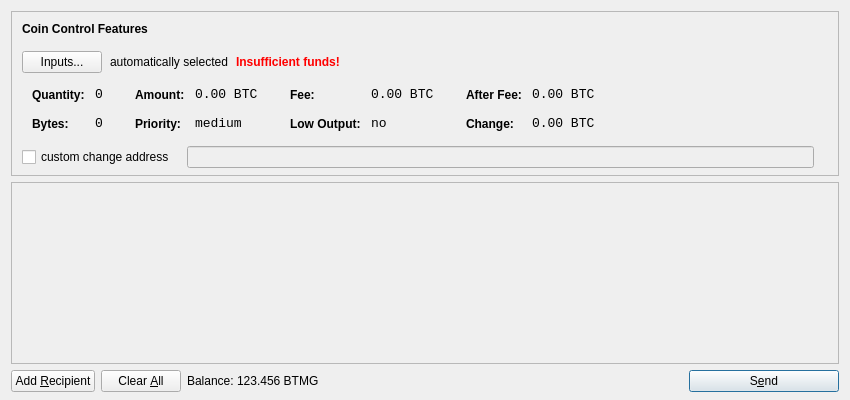
<?xml version="1.0" encoding="UTF-8"?>
<ui version="4.0">
 <class>SendCoinsDialog</class>
 <widget class="QDialog" name="SendCoinsDialog">
  <property name="geometry">
   <rect>
    <x>0</x>
    <y>0</y>
    <width>850</width>
    <height>400</height>
   </rect>
  </property>
  <property name="windowTitle">
   <string>Send Coins</string>
  </property>
  <layout class="QVBoxLayout" name="verticalLayout" stretch="0,1,0">
   <property name="bottomMargin">
    <number>8</number>
   </property>
   <item>
    <widget class="QFrame" name="frameCoinControl">
     <property name="sizePolicy">
      <sizepolicy hsizetype="Expanding" vsizetype="Expanding">
       <horstretch>0</horstretch>
       <verstretch>0</verstretch>
      </sizepolicy>
     </property>
     <property name="maximumSize">
      <size>
       <width>16777215</width>
       <height>16777215</height>
      </size>
     </property>
     <property name="frameShape">
      <enum>QFrame::StyledPanel</enum>
     </property>
     <property name="frameShadow">
      <enum>QFrame::Sunken</enum>
     </property>
     <layout class="QVBoxLayout" name="verticalLayoutCoinControl2">
      <property name="spacing">
       <number>-1</number>
      </property>
      <property name="leftMargin">
       <number>0</number>
      </property>
      <property name="topMargin">
       <number>0</number>
      </property>
      <property name="rightMargin">
       <number>0</number>
      </property>
      <property name="bottomMargin">
       <number>6</number>
      </property>
      <item>
       <layout class="QVBoxLayout" name="verticalLayoutCoinControl" stretch="0,0,0,0,1">
        <property name="spacing">
         <number>0</number>
        </property>
        <property name="leftMargin">
         <number>10</number>
        </property>
        <property name="topMargin">
         <number>10</number>
        </property>
        <item>
         <layout class="QHBoxLayout" name="horizontalLayoutCoinControl1">
          <property name="bottomMargin">
           <number>15</number>
          </property>
          <item>
           <widget class="QLabel" name="labelCoinControlFeatures">
            <property name="sizePolicy">
             <sizepolicy hsizetype="Preferred" vsizetype="Maximum">
              <horstretch>0</horstretch>
              <verstretch>0</verstretch>
             </sizepolicy>
            </property>
            <property name="font">
             <font>
              <weight>75</weight>
              <bold>true</bold>
             </font>
            </property>
            <property name="styleSheet">
             <string notr="true">font-weight:bold;</string>
            </property>
            <property name="text">
             <string>Coin Control Features</string>
            </property>
           </widget>
          </item>
         </layout>
        </item>
        <item>
         <layout class="QHBoxLayout" name="horizontalLayoutCoinControl2" stretch="0,0,0,0">
          <property name="spacing">
           <number>8</number>
          </property>
          <property name="bottomMargin">
           <number>10</number>
          </property>
          <item>
           <widget class="QPushButton" name="pushButtonCoinControl">
            <property name="styleSheet">
             <string notr="true"/>
            </property>
            <property name="text">
             <string>Inputs...</string>
            </property>
           </widget>
          </item>
          <item>
           <widget class="QLabel" name="labelCoinControlAutomaticallySelected">
            <property name="text">
             <string>automatically selected</string>
            </property>
            <property name="margin">
             <number>5</number>
            </property>
           </widget>
          </item>
          <item>
           <widget class="QLabel" name="labelCoinControlInsuffFunds">
            <property name="font">
             <font>
              <weight>75</weight>
              <bold>true</bold>
             </font>
            </property>
            <property name="styleSheet">
             <string notr="true">color:red;font-weight:bold;</string>
            </property>
            <property name="text">
             <string>Insufficient funds!</string>
            </property>
            <property name="margin">
             <number>5</number>
            </property>
           </widget>
          </item>
          <item>
           <spacer name="horizontalSpacerCoinControl">
            <property name="orientation">
             <enum>Qt::Horizontal</enum>
            </property>
            <property name="sizeHint" stdset="0">
             <size>
              <width>40</width>
              <height>1</height>
             </size>
            </property>
           </spacer>
          </item>
         </layout>
        </item>
        <item>
         <widget class="QWidget" name="widgetCoinControl" native="true">
          <property name="sizePolicy">
           <sizepolicy hsizetype="Preferred" vsizetype="Preferred">
            <horstretch>0</horstretch>
            <verstretch>0</verstretch>
           </sizepolicy>
          </property>
          <property name="minimumSize">
           <size>
            <width>0</width>
            <height>0</height>
           </size>
          </property>
          <property name="styleSheet">
           <string notr="true"/>
          </property>
          <layout class="QHBoxLayout" name="horizontalLayoutCoinControl5">
           <property name="margin">
            <number>0</number>
           </property>
           <item>
            <layout class="QHBoxLayout" name="horizontalLayoutCoinControl3" stretch="0,0,0,1">
             <property name="spacing">
              <number>20</number>
             </property>
             <property name="topMargin">
              <number>0</number>
             </property>
             <property name="bottomMargin">
              <number>10</number>
             </property>
             <item>
              <layout class="QFormLayout" name="formLayoutCoinControl1">
               <property name="horizontalSpacing">
                <number>10</number>
               </property>
               <property name="verticalSpacing">
                <number>14</number>
               </property>
               <property name="leftMargin">
                <number>10</number>
               </property>
               <property name="topMargin">
                <number>4</number>
               </property>
               <property name="rightMargin">
                <number>6</number>
               </property>
               <item row="0" column="0">
                <widget class="QLabel" name="labelCoinControlQuantityText">
                 <property name="styleSheet">
                  <string notr="true">font-weight:bold;</string>
                 </property>
                 <property name="text">
                  <string>Quantity:</string>
                 </property>
                 <property name="margin">
                  <number>0</number>
                 </property>
                </widget>
               </item>
               <item row="0" column="1">
                <widget class="QLabel" name="labelCoinControlQuantity">
                 <property name="font">
                  <font>
                   <family>Monospace</family>
                   <pointsize>10</pointsize>
                  </font>
                 </property>
                 <property name="cursor">
                  <cursorShape>IBeamCursor</cursorShape>
                 </property>
                 <property name="contextMenuPolicy">
                  <enum>Qt::ActionsContextMenu</enum>
                 </property>
                 <property name="text">
                  <string notr="true">0</string>
                 </property>
                 <property name="margin">
                  <number>0</number>
                 </property>
                 <property name="textInteractionFlags">
                  <set>Qt::LinksAccessibleByMouse|Qt::TextSelectableByKeyboard|Qt::TextSelectableByMouse</set>
                 </property>
                </widget>
               </item>
               <item row="1" column="0">
                <widget class="QLabel" name="labelCoinControlBytesText">
                 <property name="styleSheet">
                  <string notr="true">font-weight:bold;</string>
                 </property>
                 <property name="text">
                  <string>Bytes:</string>
                 </property>
                </widget>
               </item>
               <item row="1" column="1">
                <widget class="QLabel" name="labelCoinControlBytes">
                 <property name="font">
                  <font>
                   <family>Monospace</family>
                   <pointsize>10</pointsize>
                  </font>
                 </property>
                 <property name="cursor">
                  <cursorShape>IBeamCursor</cursorShape>
                 </property>
                 <property name="contextMenuPolicy">
                  <enum>Qt::ActionsContextMenu</enum>
                 </property>
                 <property name="text">
                  <string notr="true">0</string>
                 </property>
                 <property name="textInteractionFlags">
                  <set>Qt::LinksAccessibleByMouse|Qt::TextSelectableByKeyboard|Qt::TextSelectableByMouse</set>
                 </property>
                </widget>
               </item>
              </layout>
             </item>
             <item>
              <layout class="QFormLayout" name="formLayoutCoinControl2">
               <property name="horizontalSpacing">
                <number>10</number>
               </property>
               <property name="verticalSpacing">
                <number>14</number>
               </property>
               <property name="leftMargin">
                <number>6</number>
               </property>
               <property name="topMargin">
                <number>4</number>
               </property>
               <property name="rightMargin">
                <number>6</number>
               </property>
               <item row="0" column="0">
                <widget class="QLabel" name="labelCoinControlAmountText">
                 <property name="styleSheet">
                  <string notr="true">font-weight:bold;</string>
                 </property>
                 <property name="text">
                  <string>Amount:</string>
                 </property>
                 <property name="margin">
                  <number>0</number>
                 </property>
                </widget>
               </item>
               <item row="0" column="1">
                <widget class="QLabel" name="labelCoinControlAmount">
                 <property name="font">
                  <font>
                   <family>Monospace</family>
                   <pointsize>10</pointsize>
                  </font>
                 </property>
                 <property name="cursor">
                  <cursorShape>IBeamCursor</cursorShape>
                 </property>
                 <property name="contextMenuPolicy">
                  <enum>Qt::ActionsContextMenu</enum>
                 </property>
                 <property name="text">
                  <string notr="true">0.00 BTC</string>
                 </property>
                 <property name="textInteractionFlags">
                  <set>Qt::LinksAccessibleByMouse|Qt::TextSelectableByKeyboard|Qt::TextSelectableByMouse</set>
                 </property>
                </widget>
               </item>
               <item row="1" column="0">
                <widget class="QLabel" name="labelCoinControlPriorityText">
                 <property name="styleSheet">
                  <string notr="true">font-weight:bold;</string>
                 </property>
                 <property name="text">
                  <string>Priority:</string>
                 </property>
                </widget>
               </item>
               <item row="1" column="1">
                <widget class="QLabel" name="labelCoinControlPriority">
                 <property name="font">
                  <font>
                   <family>Monospace</family>
                   <pointsize>10</pointsize>
                  </font>
                 </property>
                 <property name="cursor">
                  <cursorShape>IBeamCursor</cursorShape>
                 </property>
                 <property name="contextMenuPolicy">
                  <enum>Qt::ActionsContextMenu</enum>
                 </property>
                 <property name="text">
                  <string>medium</string>
                 </property>
                 <property name="textInteractionFlags">
                  <set>Qt::LinksAccessibleByMouse|Qt::TextSelectableByKeyboard|Qt::TextSelectableByMouse</set>
                 </property>
                </widget>
               </item>
              </layout>
             </item>
             <item>
              <layout class="QFormLayout" name="formLayoutCoinControl3">
               <property name="horizontalSpacing">
                <number>10</number>
               </property>
               <property name="verticalSpacing">
                <number>14</number>
               </property>
               <property name="leftMargin">
                <number>6</number>
               </property>
               <property name="topMargin">
                <number>4</number>
               </property>
               <property name="rightMargin">
                <number>6</number>
               </property>
               <item row="0" column="0">
                <widget class="QLabel" name="labelCoinControlFeeText">
                 <property name="styleSheet">
                  <string notr="true">font-weight:bold;</string>
                 </property>
                 <property name="text">
                  <string>Fee:</string>
                 </property>
                 <property name="margin">
                  <number>0</number>
                 </property>
                </widget>
               </item>
               <item row="0" column="1">
                <widget class="QLabel" name="labelCoinControlFee">
                 <property name="font">
                  <font>
                   <family>Monospace</family>
                   <pointsize>10</pointsize>
                  </font>
                 </property>
                 <property name="cursor">
                  <cursorShape>IBeamCursor</cursorShape>
                 </property>
                 <property name="contextMenuPolicy">
                  <enum>Qt::ActionsContextMenu</enum>
                 </property>
                 <property name="text">
                  <string notr="true">0.00 BTC</string>
                 </property>
                 <property name="textInteractionFlags">
                  <set>Qt::LinksAccessibleByMouse|Qt::TextSelectableByKeyboard|Qt::TextSelectableByMouse</set>
                 </property>
                </widget>
               </item>
               <item row="1" column="0">
                <widget class="QLabel" name="labelCoinControlLowOutputText">
                 <property name="styleSheet">
                  <string notr="true">font-weight:bold;</string>
                 </property>
                 <property name="text">
                  <string>Low Output:</string>
                 </property>
                </widget>
               </item>
               <item row="1" column="1">
                <widget class="QLabel" name="labelCoinControlLowOutput">
                 <property name="font">
                  <font>
                   <family>Monospace</family>
                   <pointsize>10</pointsize>
                  </font>
                 </property>
                 <property name="cursor">
                  <cursorShape>IBeamCursor</cursorShape>
                 </property>
                 <property name="contextMenuPolicy">
                  <enum>Qt::ActionsContextMenu</enum>
                 </property>
                 <property name="text">
                  <string>no</string>
                 </property>
                 <property name="textInteractionFlags">
                  <set>Qt::LinksAccessibleByMouse|Qt::TextSelectableByKeyboard|Qt::TextSelectableByMouse</set>
                 </property>
                </widget>
               </item>
              </layout>
             </item>
             <item>
              <layout class="QFormLayout" name="formLayoutCoinControl4">
               <property name="horizontalSpacing">
                <number>10</number>
               </property>
               <property name="verticalSpacing">
                <number>14</number>
               </property>
               <property name="leftMargin">
                <number>6</number>
               </property>
               <property name="topMargin">
                <number>4</number>
               </property>
               <property name="rightMargin">
                <number>6</number>
               </property>
               <item row="0" column="0">
                <widget class="QLabel" name="labelCoinControlAfterFeeText">
                 <property name="styleSheet">
                  <string notr="true">font-weight:bold;</string>
                 </property>
                 <property name="text">
                  <string>After Fee:</string>
                 </property>
                 <property name="margin">
                  <number>0</number>
                 </property>
                </widget>
               </item>
               <item row="0" column="1">
                <widget class="QLabel" name="labelCoinControlAfterFee">
                 <property name="font">
                  <font>
                   <family>Monospace</family>
                   <pointsize>10</pointsize>
                  </font>
                 </property>
                 <property name="cursor">
                  <cursorShape>IBeamCursor</cursorShape>
                 </property>
                 <property name="contextMenuPolicy">
                  <enum>Qt::ActionsContextMenu</enum>
                 </property>
                 <property name="text">
                  <string notr="true">0.00 BTC</string>
                 </property>
                 <property name="textInteractionFlags">
                  <set>Qt::LinksAccessibleByMouse|Qt::TextSelectableByKeyboard|Qt::TextSelectableByMouse</set>
                 </property>
                </widget>
               </item>
               <item row="1" column="0">
                <widget class="QLabel" name="labelCoinControlChangeText">
                 <property name="styleSheet">
                  <string notr="true">font-weight:bold;</string>
                 </property>
                 <property name="text">
                  <string>Change:</string>
                 </property>
                </widget>
               </item>
               <item row="1" column="1">
                <widget class="QLabel" name="labelCoinControlChange">
                 <property name="font">
                  <font>
                   <family>Monospace</family>
                   <pointsize>10</pointsize>
                  </font>
                 </property>
                 <property name="cursor">
                  <cursorShape>IBeamCursor</cursorShape>
                 </property>
                 <property name="contextMenuPolicy">
                  <enum>Qt::ActionsContextMenu</enum>
                 </property>
                 <property name="text">
                  <string notr="true">0.00 BTC</string>
                 </property>
                 <property name="textInteractionFlags">
                  <set>Qt::LinksAccessibleByMouse|Qt::TextSelectableByKeyboard|Qt::TextSelectableByMouse</set>
                 </property>
                </widget>
               </item>
              </layout>
             </item>
            </layout>
           </item>
          </layout>
         </widget>
        </item>
        <item>
         <layout class="QHBoxLayout" name="horizontalLayoutCoinControl4" stretch="0,0,0">
          <property name="spacing">
           <number>12</number>
          </property>
          <property name="sizeConstraint">
           <enum>QLayout::SetDefaultConstraint</enum>
          </property>
          <property name="topMargin">
           <number>5</number>
          </property>
          <property name="rightMargin">
           <number>5</number>
          </property>
          <item>
           <widget class="QCheckBox" name="checkBoxCoinControlChange">
            <property name="text">
             <string>custom change address</string>
            </property>
           </widget>
          </item>
          <item>
           <widget class="QLineEdit" name="lineEditCoinControlChange">
            <property name="enabled">
             <bool>false</bool>
            </property>
            <property name="sizePolicy">
             <sizepolicy hsizetype="Expanding" vsizetype="Fixed">
              <horstretch>0</horstretch>
              <verstretch>0</verstretch>
             </sizepolicy>
            </property>
           </widget>
          </item>
          <item>
           <widget class="QLabel" name="labelCoinControlChangeLabel">
            <property name="sizePolicy">
             <sizepolicy hsizetype="Preferred" vsizetype="Expanding">
              <horstretch>0</horstretch>
              <verstretch>0</verstretch>
             </sizepolicy>
            </property>
            <property name="minimumSize">
             <size>
              <width>0</width>
              <height>0</height>
             </size>
            </property>
            <property name="text">
             <string/>
            </property>
            <property name="margin">
             <number>3</number>
            </property>
           </widget>
          </item>
         </layout>
        </item>
        <item>
         <spacer name="verticalSpacerCoinControl">
          <property name="orientation">
           <enum>Qt::Vertical</enum>
          </property>
          <property name="sizeHint" stdset="0">
           <size>
            <width>800</width>
            <height>1</height>
           </size>
          </property>
         </spacer>
        </item>
       </layout>
      </item>
     </layout>
    </widget>
   </item>
   <item>
    <widget class="QScrollArea" name="scrollArea">
     <property name="widgetResizable">
      <bool>true</bool>
     </property>
     <widget class="QWidget" name="scrollAreaWidgetContents">
      <property name="geometry">
       <rect>
        <x>0</x>
        <y>0</y>
        <width>830</width>
        <height>165</height>
       </rect>
      </property>
      <layout class="QVBoxLayout" name="verticalLayout_2">
       <property name="margin">
        <number>0</number>
       </property>
       <item>
        <layout class="QVBoxLayout" name="entries">
         <property name="spacing">
          <number>6</number>
         </property>
        </layout>
       </item>
       <item>
        <spacer name="verticalSpacer">
         <property name="orientation">
          <enum>Qt::Vertical</enum>
         </property>
         <property name="sizeHint" stdset="0">
          <size>
           <width>20</width>
           <height>40</height>
          </size>
         </property>
        </spacer>
       </item>
      </layout>
     </widget>
    </widget>
   </item>
   <item>
    <layout class="QHBoxLayout" name="horizontalLayout">
     <item>
      <widget class="QPushButton" name="addButton">
       <property name="toolTip">
        <string>Send to multiple recipients at once</string>
       </property>
       <property name="text">
        <string>Add &amp;Recipient</string>
       </property>
       <property name="icon">
        <iconset resource="../bitcoin.qrc">
         <normaloff>:/icons/add</normaloff>:/icons/add</iconset>
       </property>
       <property name="autoDefault">
        <bool>false</bool>
       </property>
      </widget>
     </item>
     <item>
      <widget class="QPushButton" name="clearButton">
       <property name="sizePolicy">
        <sizepolicy hsizetype="Minimum" vsizetype="Fixed">
         <horstretch>0</horstretch>
         <verstretch>0</verstretch>
        </sizepolicy>
       </property>
       <property name="toolTip">
        <string>Remove all transaction fields</string>
       </property>
       <property name="text">
        <string>Clear &amp;All</string>
       </property>
       <property name="icon">
        <iconset resource="../bitcoin.qrc">
         <normaloff>:/icons/remove</normaloff>:/icons/remove</iconset>
       </property>
       <property name="autoRepeatDelay">
        <number>300</number>
       </property>
       <property name="autoDefault">
        <bool>false</bool>
       </property>
      </widget>
     </item>
     <item>
      <layout class="QHBoxLayout" name="horizontalLayout_2">
       <property name="spacing">
        <number>3</number>
       </property>
       <item>
        <widget class="QLabel" name="label">
         <property name="text">
          <string>Balance:</string>
         </property>
        </widget>
       </item>
       <item>
        <widget class="QLabel" name="labelBalance">
         <property name="cursor">
          <cursorShape>IBeamCursor</cursorShape>
         </property>
         <property name="text">
          <string>123.456 BTMG</string>
         </property>
         <property name="textInteractionFlags">
          <set>Qt::LinksAccessibleByMouse|Qt::TextSelectableByKeyboard|Qt::TextSelectableByMouse</set>
         </property>
        </widget>
       </item>
      </layout>
     </item>
     <item>
      <spacer name="horizontalSpacer">
       <property name="orientation">
        <enum>Qt::Horizontal</enum>
       </property>
       <property name="sizeHint" stdset="0">
        <size>
         <width>40</width>
         <height>20</height>
        </size>
       </property>
      </spacer>
     </item>
     <item>
      <widget class="QPushButton" name="sendButton">
       <property name="minimumSize">
        <size>
         <width>150</width>
         <height>0</height>
        </size>
       </property>
       <property name="toolTip">
        <string>Confirm the send action</string>
       </property>
       <property name="text">
        <string>S&amp;end</string>
       </property>
       <property name="icon">
        <iconset resource="../bitcoin.qrc">
         <normaloff>:/icons/send</normaloff>:/icons/send</iconset>
       </property>
       <property name="default">
        <bool>true</bool>
       </property>
      </widget>
     </item>
    </layout>
   </item>
  </layout>
 </widget>
 <resources>
  <include location="../bitcoin.qrc"/>
 </resources>
 <connections/>
</ui>
